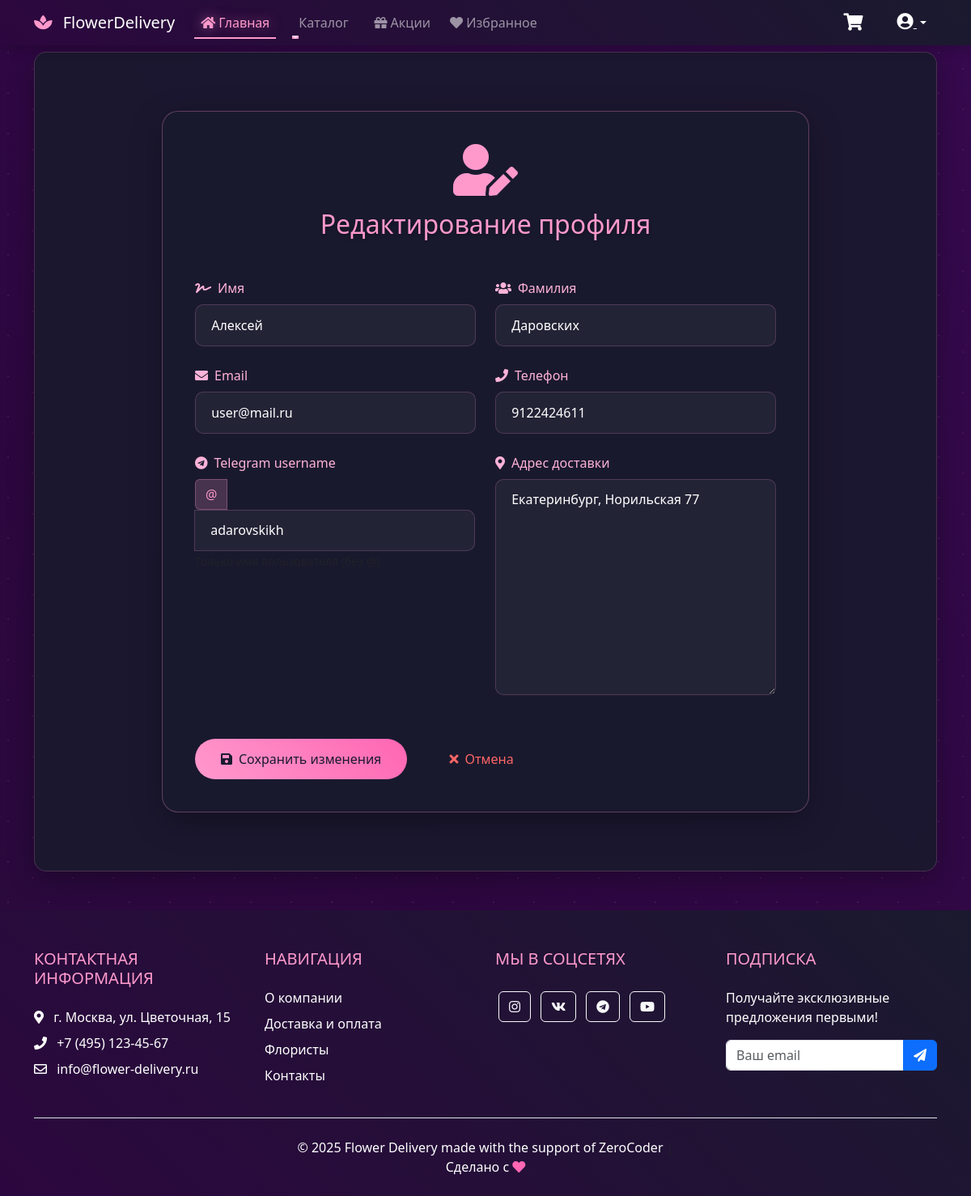
Before: /account_edit/ (signed in) with the older database file.
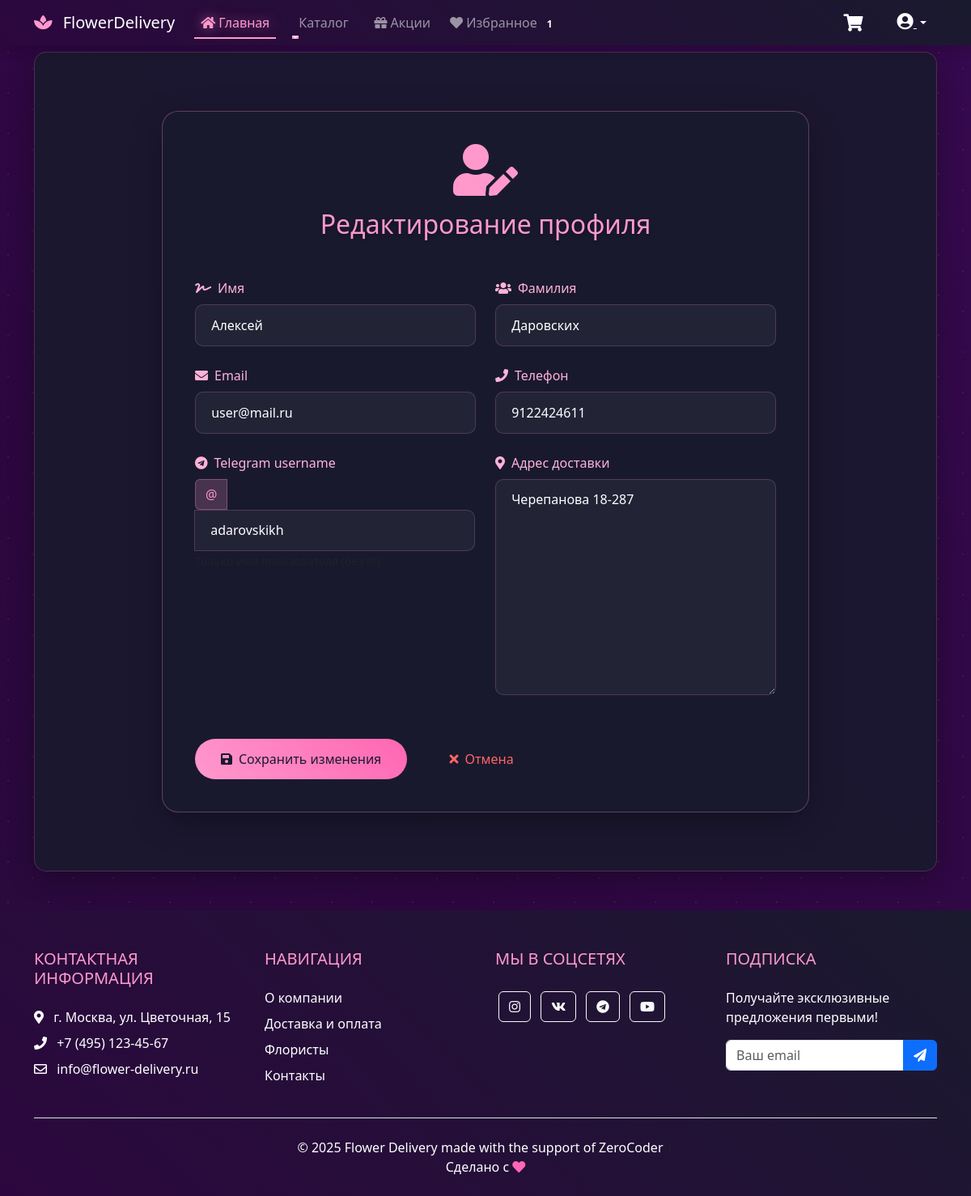
After: the same page with the newer database file.
### flower_app/models.py (models this page shows)
class CustomUser(AbstractUser):
    phone = models.CharField(max_length=20, blank=True, null=True)
    telegram_id = models.CharField(max_length=100, blank=True, null=True, unique=True)
    telegram_username = models.CharField(max_length=100, blank=True)
    delivery_address = models.TextField(blank=True, null=True)
    first_name = models.CharField(max_length=100, blank=True)
    class Meta:
        verbose_name = 'Пользователь'
        verbose_name_plural = 'Пользователи'

### flower_app/views.py (the view)
# urls.py: path('account_edit/', account_edit, name='account_edit'),
@login_required
def account_edit(request):
    if request.method == 'POST':
        form = UserEditForm(request.POST, instance=request.user)
        if form.is_valid():
            form.save()
            return redirect('flower_app:profile')
    else:
        form = UserEditForm(instance=request.user)
    return render(request, 'flower_app/account_edit.html', {'form': form})

### flower_app/forms.py
class UserEditForm(forms.ModelForm):
    class Meta:
        model = CustomUser  # Используем кастомную модель
        fields = ('first_name', 'last_name', 'email', 'phone', 'telegram_username', 'delivery_address')

### flower_app/context_processors.py (called while the page is built)
def favorites(request):
    if request.user.is_authenticated:
        return {
            'user_favorites': Favorite.objects.filter(user=request.user).values_list('product_id', flat=True)
        }
    return {}

### flower_app/templates/flower_app/account_edit.html (shortened to what this page needs)
{% extends "flower_app/base.html" %}
{% load static %}
{% block content %}
<div class="container py-5">
    <div class="profile-edit-card">
        <div class="profile-edit-header text-center mb-5">
            <i class="fas fa-user-edit fa-4x mb-3" style="color: #ff99cc;"></i>
            <h1 class="profile-edit-title">Редактирование профиля</h1>
        </div>
        <form method="post" class="profile-edit-form">
            <div class="row g-4">
                <div class="col-md-6">
                    <div class="form-group">
                        <label class="form-label">
                            <i class="fas fa-signature me-2"></i>Имя
                        </label>
                        {{ form.first_name }}
                    </div>
                    <div class="form-group mt-4">
                        <label class="form-label">
                            <i class="fas fa-envelope me-2"></i>Email
                        </label>
                        {{ form.email }}
                    </div>
                    <div class="form-group mt-4">
                        <label class="form-label">
                            <i class="fab fa-telegram me-2"></i>Telegram username
                        </label>
                        <div class="input-group">
                            <span class="input-group-text">@</span>
                            {{ form.telegram_username }}
                        </div>
                        <small class="text-muted">Только имя пользователя (без @)</small>
                    </div>
                </div>
                <div class="col-md-6">
                    <div class="form-group">
                        <label class="form-label">
                            <i class="fas fa-users me-2"></i>Фамилия
                        </label>
                        {{ form.last_name }}
                    </div>
                    <div class="form-group mt-4">
                        <label class="form-label">
                            <i class="fas fa-phone me-2"></i>Телефон
                        </label>
                        {{ form.phone }}
                    </div>
                    <div class="form-group mt-4">
                        <label class="form-label">
                            <i class="fas fa-map-marker-alt me-2"></i>Адрес доставки
                        </label>
                        {{ form.delivery_address }}
                    </div>
                </div>
            </div>
            <div class="profile-edit-actions mt-5">
                <button type="submit" class="btn-save-changes">
                    <i class="fas fa-save me-2"></i>Сохранить изменения
                </button>
                <a href="{% url 'flower_app:profile' %}" class="btn-cancel">
                    <i class="fas fa-times me-2"></i>Отмена
                </a>
            </div>
        </form>
    </div>
</div>
{% endblock %}

Changed rows visible on the page:
changed CustomUser "Алексей": delivery_address "Екатеринбург, Норильская 77" → "Черепанова 18-287"
Other visible differences:
{{ user_favorites|length }}: (not shown) → "1"
